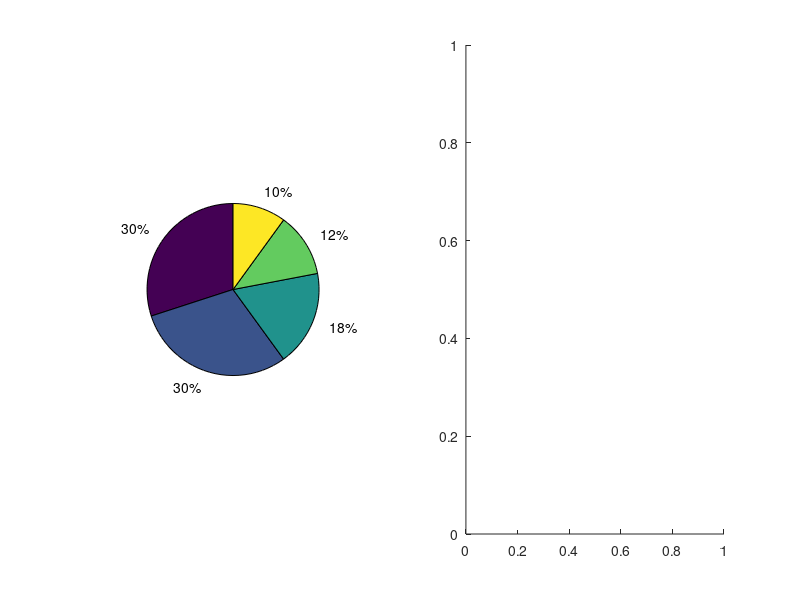

The MATLAB script that drew this image: (Note: this script raises an error after producing the figure.)
%%
% 
%  SECTION: Visualizing data
%    Pie charts
% 
% 
%

%%

% a clear MATLAB workspace is a clear mental workspace
close all; clear

%% create data for the plot

nbins = 5;
totalN = 100;

rawdata = ceil(logspace(log10(1/2),log10(nbins-.01),totalN));

% prepare data for pie chart
uniquenums = unique(rawdata);
data4pie = zeros(length(uniquenums),1);

for i=1:length(uniquenums)
    data4pie(i) = sum(rawdata==uniquenums(i));
end

%% show the pie chart

figure(1), clf

subplot(121)
pie(data4pie)

subplot(122)
pie(data4pie,[0 30 0 1 0],{'one','two','three','four','five'})

%% for continuous data

% generate log-normal distribution
data = exp( randn(1000,1)/10 );


figure(2), clf

% generate bins using histogram
histbins = histcounts(data,6);

% and show that as a pie chart
pie(histbins)

%% done.
